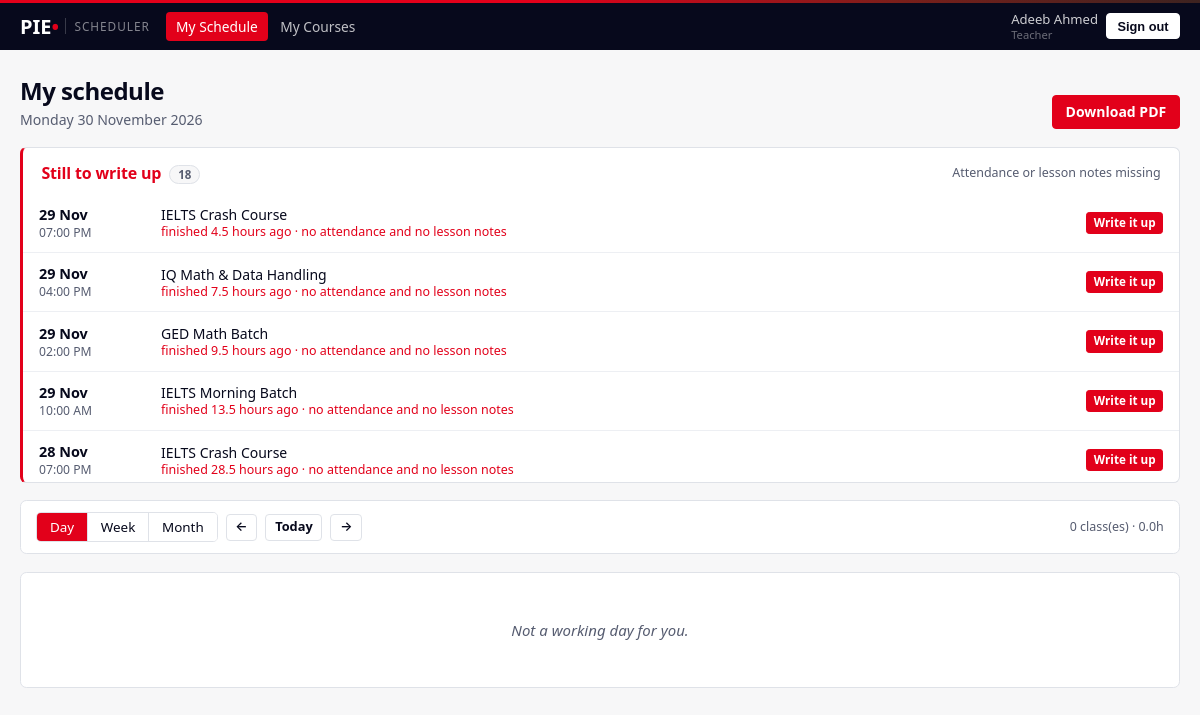
Screenshot of /teacher/schedule?view=day&date=2026-11-30&teacher_id= (signed in) with the database file from the repository.
### models.py (models this page shows, shortened)
class User(UserMixin, db.Model):
    __tablename__ = "user"
    id           = db.Column(db.Integer, primary_key=True)
    username     = db.Column(db.String(64), unique=True, nullable=False, index=True)
    password_hash= db.Column(db.String(255), nullable=False)
    full_name    = db.Column(db.String(120), nullable=False)
    role         = db.Column(db.String(16), nullable=False, index=True)
    status       = db.Column(db.String(16), default="ACTIVE", nullable=False, index=True)
    phone        = db.Column(db.String(32))
    email        = db.Column(db.String(120))
    branch       = db.Column(db.String(32), index=True)
    subjects     = db.Column(db.String(255))          # teachers only
    max_daily_hours = db.Column(db.Float, default=8.0)# teachers only
    days_off     = db.Column(db.String(32))           # teachers: "0,3" = Mon,Thu
    work_hours   = db.Column(db.String(255))          # "0=10:00-20:00;1=14:00-20:00"
    initial_password = db.Column(db.String(64))
    created_at   = db.Column(db.DateTime, default=datetime.utcnow)
    @property
    def is_active(self):
        return self.status == "ACTIVE"
    @property
    def is_admin(self):
        return self.role == "ADMIN"
    @property
    def is_teacher(self):
        return self.role == "TEACHER"
    @property
    def is_viewer(self):
        return self.role == "STUDENT_VIEWER"
    @property
    def off_days(self):
        if not self.days_off:
            return set()
        return {int(x) for x in self.days_off.split(",") if x.strip().isdigit()}

class ClassSchedule(db.Model):
    __tablename__ = "class_schedule"
    id           = db.Column(db.Integer, primary_key=True)
    date         = db.Column(db.Date, nullable=False, index=True)
    start_time   = db.Column(db.Time, nullable=False)
    end_time     = db.Column(db.Time, nullable=False)
    duration_mins= db.Column(db.Integer, nullable=False)
    task         = db.Column(db.String(200))
    class_type   = db.Column(db.String(20), nullable=False, default="1-on-1")
    venue        = db.Column(db.String(80), default="Centre")
    room         = db.Column(db.String(100))          # typed per date by admin
    teacher_id   = db.Column(db.Integer, db.ForeignKey("user.id"), nullable=False, index=True)
    course_id    = db.Column(db.Integer, db.ForeignKey("course.id"), nullable=True)
    student_id   = db.Column(db.Integer, db.ForeignKey("user.id"), nullable=True, index=True)
    status       = db.Column(db.String(30), default="Scheduled", index=True)
    notes        = db.Column(db.Text)
    group_id     = db.Column(db.Integer, db.ForeignKey("class_group.id"), index=True)
    slot_id      = db.Column(db.Integer, db.ForeignKey("class_slot.id"))
    created_by   = db.Column(db.Integer, db.ForeignKey("user.id"))
    created_at   = db.Column(db.DateTime, default=datetime.utcnow)
    teacher = db.relationship("User", foreign_keys=[teacher_id],
                              backref=db.backref("teacher_schedules", cascade="all, delete-orphan"))
    student = db.relationship("User", foreign_keys=[student_id],
                              backref=db.backref("student_schedules", lazy="dynamic"))
    course  = db.relationship("Course", backref=db.backref("schedules", cascade="all, delete-orphan"))
    att_records = db.relationship("ScheduleAttendance", backref="schedule",
                                  cascade="all, delete-orphan")
    @property
    def start_str(self):
        return self.start_time.strftime("%I:%M %p")

### views_teacher.py (the view)
@bp.route("/teacher/schedule")
@login_required
@teacher_only
def my_schedule():
    view   = request.args.get("view", "week")
    anchor = parse_date(request.args.get("date")) or date.today()
    today  = date.today()
    tid    = (request.args.get("teacher_id", type=int)
              if current_user.is_admin else None) or current_user.id
    if view == "day":
        start = end = anchor
    elif view == "month":
        start = anchor.replace(day=1)
        end   = (start + timedelta(days=32)).replace(day=1) - timedelta(days=1)
    else:
        view  = "week"
        start = anchor - timedelta(days=anchor.weekday())
        end   = start + timedelta(days=6)
    rows = (ClassSchedule.query
            .filter(ClassSchedule.teacher_id == tid,
                    ClassSchedule.date >= start, ClassSchedule.date <= end)
            .order_by(ClassSchedule.date, ClassSchedule.start_time).all())
    days = {}
    d = start
    while d <= end:
        days[d] = []
        d += timedelta(days=1)
    for r in rows:
        if r.date in days:
            days[r.date].append(r)
    live = [r for r in rows
            if r.class_type != "Break" and r.status != "Cancelled"]
    stats = {
        "classes": len(live),
        "hours": round(sum(r.duration_mins or 0 for r in live) / 60, 1),
        "batch": sum(1 for r in live if r.class_type == "Batch"),
        "one":   sum(1 for r in live if r.class_type == "1-on-1"),
    }
    todo = outstanding_for(tid, days_back=7)
    timeline = day_timeline(tid, anchor) if view == "day" else None
    step = {"day": timedelta(days=1), "week": timedelta(days=7),
            "month": timedelta(days=31)}[view]
    prev_d = (start - timedelta(days=1)) if view == "month" else (anchor - step)
    next_d = (end + timedelta(days=1)) if view == "month" else (anchor + step)
    todays = [r for r in rows if r.date == today]
    if not todays and view != "day":
        todays = (ClassSchedule.query
                  .filter_by(teacher_id=tid, date=today)
                  .order_by(ClassSchedule.start_time).all())
    return render_template("teacher/my_schedule.html",
                           view=view, days=days, start=start, end=end,
                           anchor=anchor, prev_d=prev_d, next_d=next_d,
                           today=today, stats=stats, todo=todo,
                           timeline=timeline, todays=todays,
                           me=db.session.get(User, tid),
                           all_teachers=(User.query.filter_by(
                               role="TEACHER", status="ACTIVE")
                               .order_by(User.full_name).all()
                               if current_user.is_admin else []),
                           filter_tid=tid if current_user.is_admin else None)

### templates/teacher/my_schedule.html (shortened to what this page needs)
{% extends "base.html" %}
{% import "partials/macros.html" as m %}
{% block content %}
<div class="page-head">
  <div>
    <h1 class="page-title">My schedule</h1>
    <p class="page-sub">
      {% if view == 'day' %}{{ start.strftime('%A %d %B %Y') }}
      {% elif view == 'month' %}{{ start.strftime('%B %Y') }}
      {% else %}{{ start.strftime('%d %b') }} &ndash; {{ end.strftime('%d %b %Y') }}{% endif %}
    </p>
  </div>
  <div class="head-actions">
    <a class="btn btn-primary"
       href="{{ url_for('teacher.my_schedule_pdf', start=start.isoformat(),
                        end=end.isoformat(), teacher_id=filter_tid or '') }}">
      Download PDF</a>
  </div>
</div>
{% if todo %}
<div class="panel p-0" style="margin-bottom:1.1rem;border-left:3px solid var(--red)">
  <div class="panel-head" style="padding:.9rem 1.15rem .6rem">
    <h2 class="panel-title" style="margin:0;color:var(--red)">
      Still to write up <span class="count-pill">{{ todo|length }}</span></h2>
    <span class="sub">Attendance or lesson notes missing</span>
  </div>
  <div style="max-height:18rem;overflow-y:auto">
    {% for t in todo %}
    <div class="sched-row">
      <div class="sched-time">{{ t.cls.date.strftime('%d %b') }}
        <span class="sched-end">{{ t.cls.start_str }}</span></div>
      <div class="sched-task">
        <div class="fw-600">{{ t.cls.task or 'Class' }}</div>
        <div class="sub" style="color:var(--red)">
          finished {{ t.hours_ago }} hours ago &middot;
          {% if t.no_attendance %}no attendance{% endif %}
          {% if t.no_attendance and t.no_log %} and {% endif %}
          {% if t.no_log %}no lesson notes{% endif %}
        </div>
      </div>
      <div class="sched-badges">
        <a class="btn btn-xs btn-primary"
           href="{{ url_for('teacher.class_record', cid=t.cls.id) }}">Write it up</a>
      </div>
    </div>
    {% endfor %}
  </div>
</div>
{% endif %}
<div class="panel" style="margin-bottom:1.1rem;padding:.7rem .95rem">
  <form method="get" style="display:flex;gap:.5rem;flex-wrap:wrap;align-items:center">
    <div class="seg">
      {% for v,l in [('day','Day'),('week','Week'),('month','Month')] %}
      <a class="seg-btn {{ 'on' if view == v }}"
         href="{{ url_for('teacher.my_schedule', view=v, date=anchor.isoformat(),
                          teacher_id=filter_tid or '') }}">{{ l }}</a>
      {% endfor %}
    </div>
    <a class="btn btn-outline btn-sm"
       href="{{ url_for('teacher.my_schedule', view=view, date=prev_d.isoformat(),
                        teacher_id=filter_tid or '') }}">&larr;</a>
    <a class="btn btn-outline btn-sm"
       href="{{ url_for('teacher.my_schedule', view=view,
                        teacher_id=filter_tid or '') }}">Today</a>
    <a class="btn btn-outline btn-sm"
       href="{{ url_for('teacher.my_schedule', view=view, date=next_d.isoformat(),
                        teacher_id=filter_tid or '') }}">&rarr;</a>
    <span class="sub" style="margin-left:auto">
      {{ stats.classes }} class(es) &middot; {{ stats.hours }}h
    </span>
  </form>
</div>
{% if view == 'day' and timeline %}
  <div class="panel p-0">
    {% if timeline.working %}
    <div class="panel-head" style="padding:.9rem 1.15rem .6rem">
      <h2 class="panel-title" style="margin:0">{{ anchor.strftime('%A %d %B') }}</h2>
      <span class="sub">{{ timeline.classes }} class(es) &middot;
        {{ timeline.hours }}h teaching &middot;
        {{ timeline.window[0].strftime('%I:%M %p').lstrip('0') }}–{{ timeline.window[1].strftime('%I:%M %p').lstrip('0') }}</span>
    </div>
    <div style="padding:.6rem 1.15rem 1rem">
      {% for it in timeline['items'] %}
        {% if it.type == 'class' %}
        <div class="tl-row tl-class {{ 'tl-1on1' if it.obj.class_type == '1-on-1' else 'tl-batch' }}
                    {{ 'tl-off' if it.obj.status == 'Cancelled' }}">
          <div class="tl-time">{{ it.start.strftime('%I:%M %p').lstrip('0') }}
            <span class="sub">{{ it.end.strftime('%I:%M %p').lstrip('0') }}</span></div>
          <div class="tl-body">
            <div class="fw-600">{{ it.obj.task or 'Class' }}</div>
            <div class="sub">{{ it.obj.class_type }}
              {% if it.obj.course %} &middot; {{ it.obj.course.course_code }}{% endif %}
              &middot; {{ it.obj.venue }}</div>
          </div>
          <div class="tl-end">
            {{ m.pill_sched(it.obj.status) }}
            <a class="btn btn-xs btn-primary"
               href="{{ url_for('teacher.class_record', cid=it.obj.id) }}">
              {{ 'Edit' if it.obj.status != 'Scheduled' else 'Write up' }}</a>
          </div>
        </div>
        {% elif it.type == 'block' %}
        <div class="tl-row tl-block">
          <div class="tl-time">{{ it.start.strftime('%I:%M %p').lstrip('0') }}
            <span class="sub">{{ it.end.strftime('%I:%M %p').lstrip('0') }}</span></div>
          <div class="tl-body"><div class="fw-600">{{ it.obj.label }}</div></div>
          <div class="tl-end"><span class="pill pill-amber">Kept clear</span></div>
        </div>
        {% else %}
        <div class="tl-row tl-free">
          <div class="tl-time">{{ it.start.strftime('%I:%M %p').lstrip('0') }}
            <span class="sub">{{ it.end.strftime('%I:%M %p').lstrip('0') }}</span></div>
          <div class="tl-body"><span class="sub">Free —
            {{ (it.mins // 60) }}h {{ it.mins % 60 }}m</span></div>
          <div class="tl-end"></div>
        </div>
        {% endif %}
      {% endfor %}
    </div>
    {% else %}
    <p class="empty-line">Not a working day for you.</p>
    {% endif %}
  </div>
{% endif %}
{% endblock %}

### templates/base.html (shortened to what this page needs)
<!DOCTYPE html>
<html lang="en">
<head>
<link rel="stylesheet" href="{{ url_for('static', filename='css/style.css') }}">
</head>
<body>
{% if current_user.is_authenticated %}
<header class="app-bar">
  <div class="bar-inner">
    <a class="wordmark" href="{{ url_for('dashboard') }}">
      PIE<span class="wm-pie"> &bull;</span>
      <span class="wm-app">Scheduler</span>
    </a>
    <nav class="main-nav">
      {% if current_user.is_admin %}
        <a class="nav-link {{ 'active' if request.endpoint == 'admin.overview' }}"
           href="{{ url_for('admin.overview') }}">Dashboard</a>
        <div class="nav-drop">
          <button type="button" class="nav-link nav-drop-btn
            {{ 'active' if request.endpoint and ('student' in request.endpoint
               or 'teacher' in request.endpoint or 'batch' in request.endpoint) }}">
            People <span class="caret">&#9662;</span>
          </button>
          <div class="nav-menu">
            <a href="{{ url_for('admin.students') }}">Students</a>
            <a href="{{ url_for('admin.teachers') }}">Teachers</a>
            <a href="{{ url_for('admin.terms') }}">Terms</a>
            <a href="{{ url_for('admin.activity') }}">Activity</a>
            <a href="{{ url_for('admin.backup') }}">Download backup</a>
          </div>
        </div>
        <div class="nav-drop">
          <button type="button" class="nav-link nav-drop-btn
            {{ 'active' if request.endpoint and ('course' in request.endpoint
               or 'class' in request.endpoint or 'schedule' in request.endpoint
               or request.endpoint == 'admin.calendar') }}">
            Classes <span class="caret">&#9662;</span>
          </button>
          <div class="nav-menu">
            <a href="{{ url_for('admin.daily') }}">Daily routine &amp; rooms</a>
            <a href="{{ url_for('admin.workload') }}">Teacher load &amp; free time</a>
            <a href="{{ url_for('admin.calendar', view='day') }}">Today's timetable</a>
            <a href="{{ url_for('admin.calendar', view='week') }}">Week view</a>
            <a href="{{ url_for('admin.classes') }}">All classes</a>
            <a href="{{ url_for('admin.class_new') }}">Set up a class</a>
            <a href="{{ url_for('admin.courses') }}">Subjects</a>
            <a href="{{ url_for('admin.clashes') }}">Conflicts</a>
            <a href="{{ url_for('admin.data_check') }}">Data check</a>
          </div>
        </div>
        <a class="nav-link {{ 'active' if request.endpoint and 'routines' in request.endpoint }}"
           href="{{ url_for('admin.routines') }}">Routines</a>
        <a class="nav-link {{ 'active' if request.endpoint == 'admin.reports' }}"
           href="{{ url_for('admin.reports') }}">Reports</a>
        <a class="nav-link {{ 'active' if request.endpoint == 'admin.notices' }}"
           href="{{ url_for('admin.notices') }}">Notices</a>
      {% elif current_user.is_viewer %}
        <a class="nav-link {{ 'active' if 'viewer' in (request.endpoint or '') }}"
           href="{{ url_for('viewer.search') }}">Student Records</a>
      {% elif current_user.is_teacher %}
        <a class="nav-link {{ 'active' if request.endpoint == 'teacher.my_schedule' }}"
           href="{{ url_for('teacher.my_schedule') }}">My Schedule</a>
        <a class="nav-link {{ 'active' if request.endpoint in ('teacher.my_courses','teacher.course') }}"
           href="{{ url_for('teacher.my_courses') }}">My Courses</a>
      {% elif current_user.is_student %}
        <a class="nav-link {{ 'active' if request.endpoint == 'student.dashboard' }}"
           href="{{ url_for('student.dashboard') }}">My Learning</a>
      {% endif %}
    </nav>
    <div class="bar-user">
      <span class="who">{{ current_user.full_name }}<em>{{ current_user.role|title }}</em></span>
      <a href="{{ url_for('logout') }}">
        <button class="btn-signout">Sign out</button>
      </a>
    </div>
  </div>
</header>
{% endif %}
<div class="page">
  {% block content %}{% endblock %}
</div>
</body>
</html>

### rows the page displays
User: full_name "Adeeb Ahmed", role "Teacher"
ClassSchedule: cls "29 Nov", cls.start_str "07:00 PM", cls "IELTS Crash Course"
ClassSchedule: cls "29 Nov", cls.start_str "04:00 PM", cls "IQ Math & Data Handling"
ClassSchedule: cls "29 Nov", cls.start_str "02:00 PM", cls "GED Math Batch"
ClassSchedule: cls "29 Nov", cls.start_str "10:00 AM", cls "IELTS Morning Batch"
ClassSchedule: cls "28 Nov", cls.start_str "07:00 PM", cls "IELTS Crash Course"

### other values shown
{{ start.strftime('%A %d %B %Y') }} "Monday 30 November 2026"
{{ todo|length }} "18"
{{ t.hours_ago }} "4.5" "7.5" "9.5" "13.5" "28.5"
{{ l }} "Day" "Week" "Month"
{{ stats.classes }} "0"
{{ stats.hours }} "0.0"
